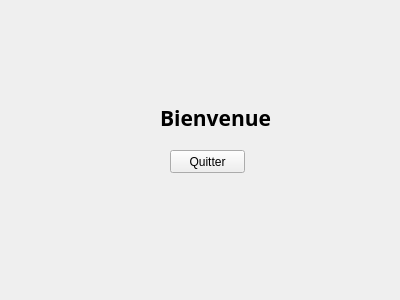
<?xml version="1.0" encoding="UTF-8"?>
<ui version="4.0">
 <class>Widget</class>
 <widget class="QWidget" name="Widget">
  <property name="geometry">
   <rect>
    <x>0</x>
    <y>0</y>
    <width>400</width>
    <height>300</height>
   </rect>
  </property>
  <property name="windowTitle">
   <string>Widget</string>
  </property>
  <widget class="QLabel" name="bienvenue">
   <property name="geometry">
    <rect>
     <x>160</x>
     <y>110</y>
     <width>111</width>
     <height>16</height>
    </rect>
   </property>
   <property name="font">
    <font>
     <family>Trebuchet MS</family>
     <pointsize>16</pointsize>
     <weight>75</weight>
     <bold>true</bold>
    </font>
   </property>
   <property name="text">
    <string>Bienvenue</string>
   </property>
  </widget>
  <widget class="QPushButton" name="boutton1">
   <property name="geometry">
    <rect>
     <x>170</x>
     <y>150</y>
     <width>75</width>
     <height>23</height>
    </rect>
   </property>
   <property name="text">
    <string>Quitter</string>
   </property>
  </widget>
 </widget>
 <layoutdefault spacing="6" margin="11"/>
 <resources/>
 <connections>
  <connection>
   <sender>boutton1</sender>
   <signal>clicked()</signal>
   <receiver>bienvenue</receiver>
   <slot>close()</slot>
   <hints>
    <hint type="sourcelabel">
     <x>188</x>
     <y>162</y>
    </hint>
    <hint type="destinationlabel">
     <x>181</x>
     <y>122</y>
    </hint>
   </hints>
  </connection>
 </connections>
</ui>
